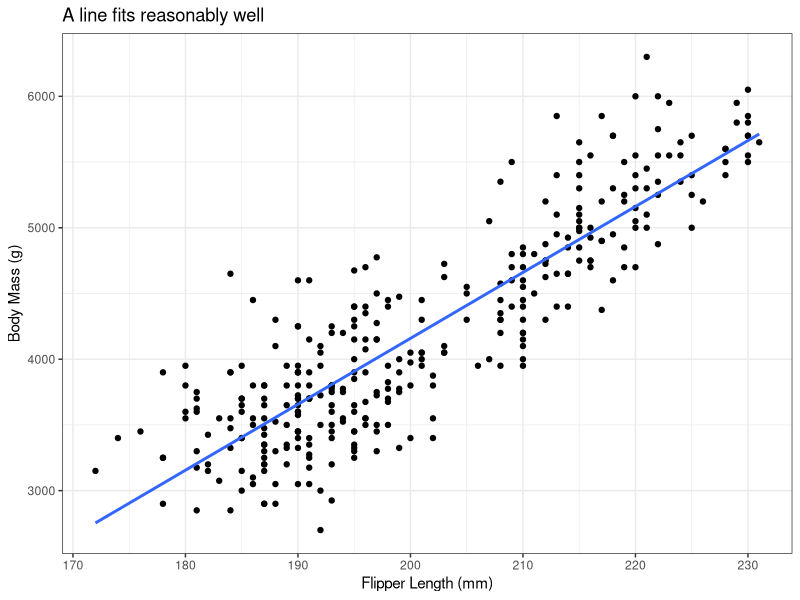
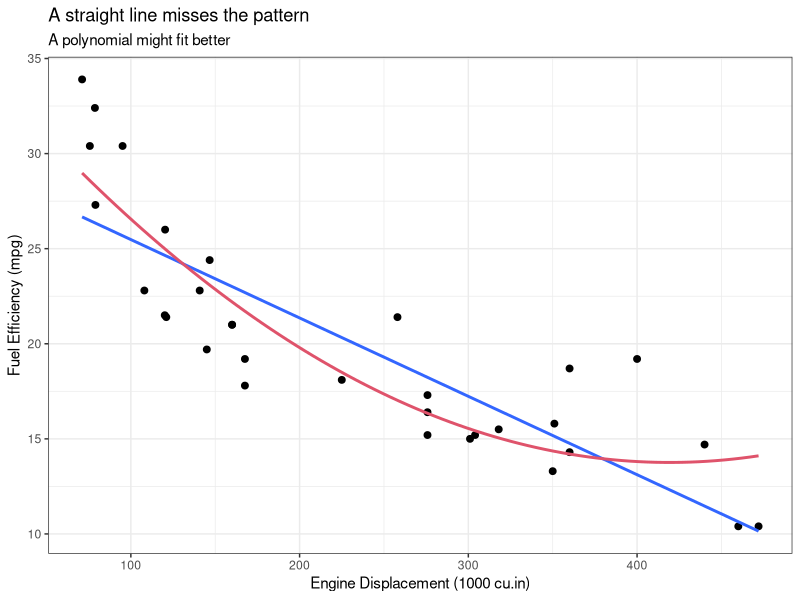
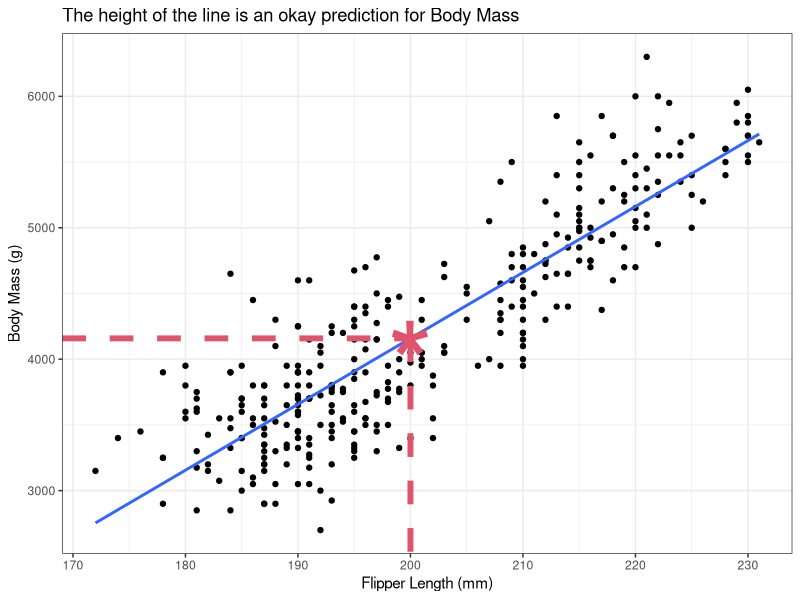
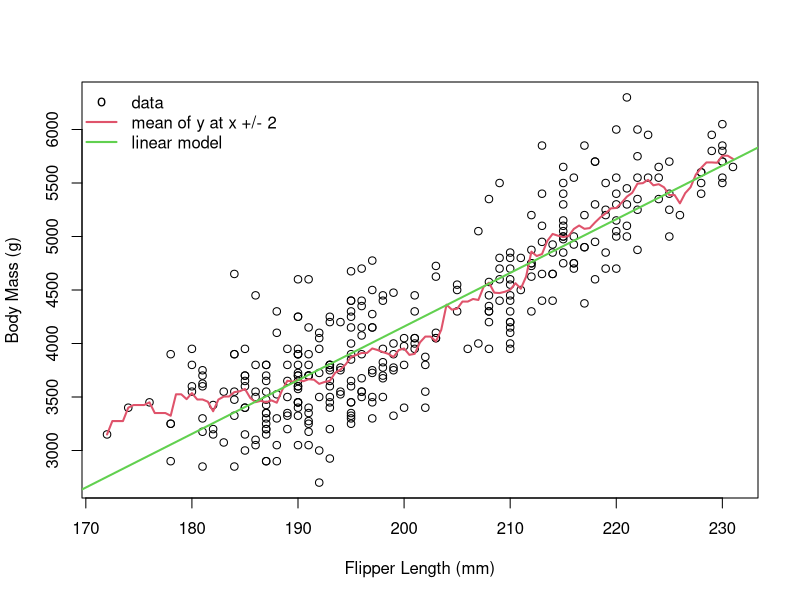
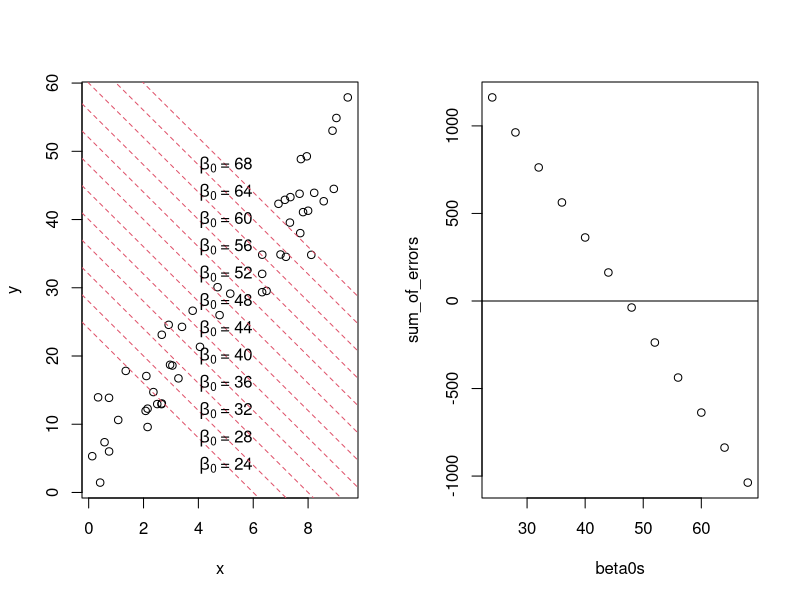
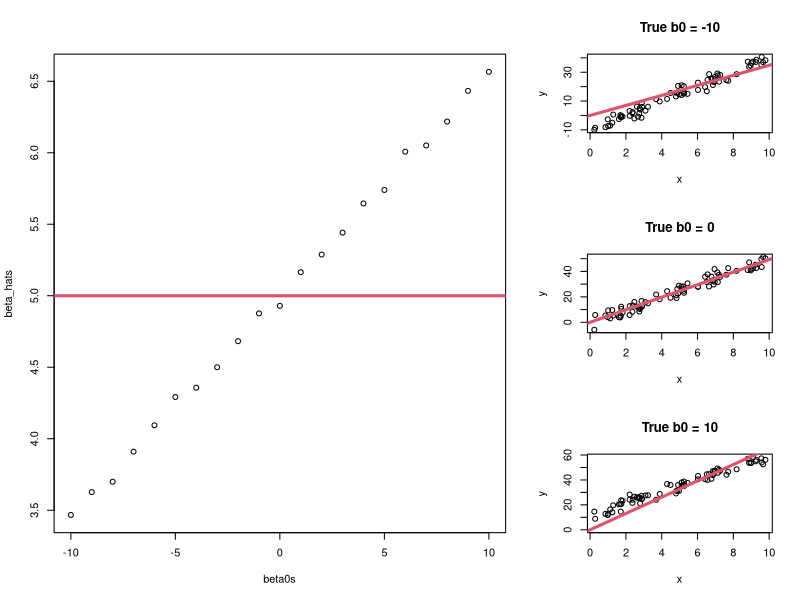

The R source for these figures, in order:
## ---- chunk 1
#| label: setup
#| include: false
set.seed(2112)
## ---- chunk 2
#| fig-height: 5
#| label: penguins-straight
library(ggplot2)
theme_set(theme_bw())
library(palmerpenguins)
penguins <- penguins[complete.cases(penguins),]

ggplot(penguins) +
    aes(x = flipper_length_mm, y = body_mass_g) +
    geom_point() +
    geom_smooth(method = "lm", se = FALSE, formula = y~x) +
    labs(title = "A line fits reasonably well",
        x = "Flipper Length (mm)",
        y = "Body Mass (g)")
## ---- chunk 3
#| fig-height: 5
#| label: mtcars-curved
ggplot(mtcars) +
    aes(x = disp, y = mpg) + 
    geom_point(size = 2) + 
    geom_smooth(method = "lm", se = FALSE, formula = y~x) + 
    geom_smooth(method = "lm", se = FALSE, formula = "y~poly(x, 2)", colour = 2) +
    labs(title = "A straight line misses the pattern",
        subtitle = "A polynomial might fit better",
        x = "Engine Displacement (1000 cu.in)", 
        y = "Fuel Efficiency (mpg)")
## ---- chunk 4
#| label: penguins-annotated
xpred <- 200
ypred <- predict(
    lm(body_mass_g ~ flipper_length_mm, data = penguins),
        newdata = data.frame(flipper_length_mm = xpred))

ggplot(penguins) +
    aes(x = flipper_length_mm, y = body_mass_g) +
    geom_point() +
    geom_smooth(method = "lm", se = FALSE, formula = y~x) +
    labs(title = "The height of the line is an okay prediction for Body Mass",
        x = "Flipper Length (mm)",
        y = "Body Mass (g)") +
    annotate(geom = "point", shape = "*", size = 30, colour = 2,
        x = xpred, 
        y = ypred) + 
    annotate(geom = "segment", colour = 2, linewidth = 2, 
        linetype = "dashed",
        x = xpred, xend = xpred, 
        yend = -Inf, y = ypred) + 
    annotate(geom = "segment", colour = 2, linewidth = 2, 
        linetype = "dashed",
        x = -Inf, xend = xpred, 
        yend = ypred, y = ypred)
## ---- chunk 5
#| label: peng-means

peng <- penguins[complete.cases(penguins), ]
x <- peng$flipper_length_mm
y <- peng$body_mass_g

x_range <- seq(min(x), max(x), by = 0.5)
y_mean <- double(length(x_range))
bin_width <- 2
for (i in seq_along(x_range)) {
    y_mean[i] <- mean(y[x > x_range[i] - bin_width & x < x_range[i] + bin_width])
}

plot(x, y, 
    xlab = "Flipper Length (mm)", ylab = "Body Mass (g)")
lines(x_range, y_mean, col = 2, lwd = 2)
abline(lm(y ~ x), col = 3, lwd = 2)
legend("topleft", legend = c("data", "mean of y at x +/- 2", "linear model"), pch = c("o", "-", "-"), col = c(1, 2, 3), lwd = c(NA, 2, 2), bty = "n")
## ---- chunk 6
#| label: sum-raw-errors

set.seed(2112)
x <- runif(50, 0, 10)
y <- 4 + 5 * x + rnorm(50, 0, 4)

par(mfrow = c(1, 2))
plot(x, y)

sum_of_errors <- c()
beta0s <- seq(24, 68, 4)
for (beta0 in beta0s) {
    abline(a = beta0, b = -4, lty = 2,col = 2)
    text(x = 5, y = beta0 - 4 * 5,
        labels = bquote(beta[0] ~ "=" ~ .(beta0)))
    errors <- y - beta0 + 4 * x
    sum_of_errors <- c(sum_of_errors, sum(errors))
}

plot(beta0s, sum_of_errors)
abline(h = 0)
## ---- chunk 7
#| label: bias-without-intercept
#| fig-height: 7
#| fig-width: 7
#| code-fold: false
n <- 75
x <- runif(n, 0, 10)
beta1 <- 5

beta_hats <- c()
beta0s <- seq(-10, 10, by = 1)
for (beta0 in beta0s) {
    e <- rnorm(n, 0, 3)
    y <- beta0 + beta1*x + e
    beta1_est <- sum(x * y) / sum(x^2)
    beta_hats <- c(beta_hats, beta1_est)
}

layout(matrix(c(1,1,2,1,1,3,1,1,4), ncol = 3, byrow = TRUE))

plot(beta0s, beta_hats)
abline(h = 5, col = 2, lwd = 3)

beta0 <- -10
e <- rnorm(n, 0, 3)
y <- beta0 + beta1*x + e
plot(y ~ x, main = "True b0 = -10")
abline(a = 0, b = sum(x * y) / sum(x^2), col = 2, lwd = 3)

beta0 <- 0
e <- rnorm(n, 0, 3)
y <- beta0 + beta1*x + e
plot(y ~ x, main = "True b0 = 0")
abline(a = 0, b = sum(x * y) / sum(x^2), col = 2, lwd = 3)

beta0 <- 10
e <- rnorm(n, 0, 3)
y <- beta0 + beta1*x + e
plot(y ~ x, main = "True b0 = 10",
    ylim = c(0, max(y)))
abline(a = 0, b = sum(x * y) / sum(x^2), col = 2, lwd = 3)
